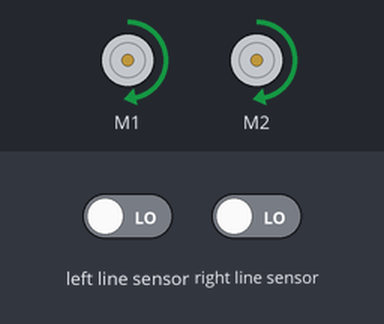
A program run on a simulated BBC micro:bit (MakeCode). Shown: 2 × DC motor (green arrow = forward, orange = backward, longer = faster). Inputs (shaded band) come from the test bench; at power-on: left line sensor LOW, right line sensor LOW.

Above: at 1.2 s.
1.3 s: left line sensor driven HIGH
At 1.46 s:
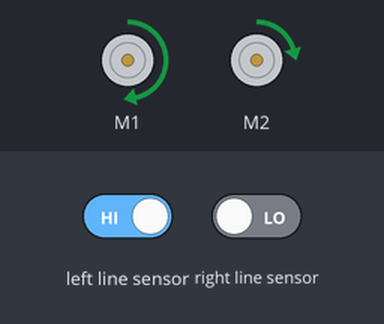
4.3 s: right line sensor driven HIGH
At 5.5 s:
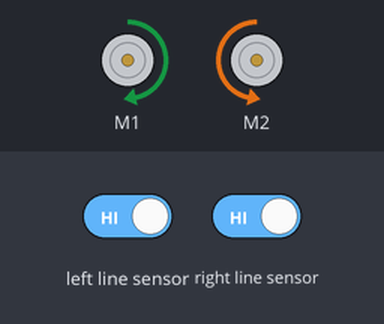
5.8 s: left line sensor driven LOW
At 5.96 s:
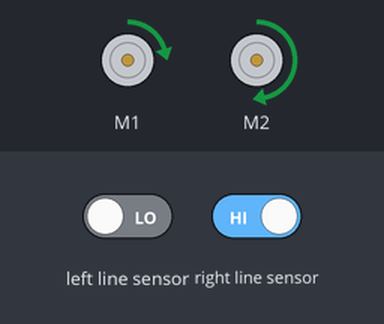
8.8 s: left line sensor driven HIGH
10.3 s: left line sensor driven LOW
At 10.46 s:
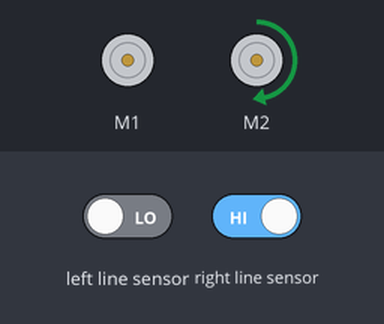
13.3 s: right line sensor driven LOW
Timing chart, 0 to 15.8 s (numbered marks = the images above; inputs shaded):
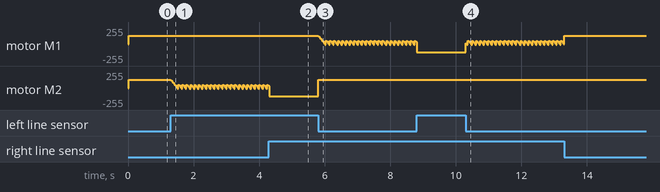

The program:

main.ts
```typescript
function motores () {
    maqueen.motorRun(maqueen.Motors.M1, maqueen.Dir.CW, potIZD)
    maqueen.motorRun(maqueen.Motors.M2, maqueen.Dir.CW, potDRC)
}
function frenada () {
    frenar = Crucero * (1 - control2 / 10)
}
function aceleracion () {
    acelerar = (126 - Crucero) / 10 * control2 + Crucero
}
let potIZD = 0
let potDRC = 0
let frenar = 0
let acelerar = 0
let Crucero = 0
let control2 = 0
let estado = 0
control2 = 0
Crucero = 126
acelerar = 0
frenar = 0
potDRC = Crucero
potIZD = Crucero
basic.forever(function () {
    if (maqueen.readPatrol(maqueen.Patrol.PatrolLeft) == 0 && maqueen.readPatrol(maqueen.Patrol.PatrolRight) == 0) {
        potDRC = Crucero
        potIZD = Crucero
        estado = 0
        control2 = 0
        motores()
    } else if (maqueen.readPatrol(maqueen.Patrol.PatrolLeft) == 0 && maqueen.readPatrol(maqueen.Patrol.PatrolRight) == 1) {
        if (estado == 1) {
            control2 += 1
        } else {
            control2 = 1
        }
        frenada()
        aceleracion()
        potDRC = acelerar
        potIZD = frenar
        estado = 1
        motores()
    } else if (maqueen.readPatrol(maqueen.Patrol.PatrolLeft) == 1 && maqueen.readPatrol(maqueen.Patrol.PatrolRight) == 0) {
        if (estado == 2) {
            control2 += 1
        } else {
            control2 = 1
        }
        frenada()
        aceleracion()
        potDRC = frenar
        potIZD = acelerar
        estado = 2
        motores()
    } else {
        if (estado == 0) {
            maqueen.motorRun(maqueen.Motors.M1, maqueen.Dir.CCW, Crucero)
            maqueen.motorRun(maqueen.Motors.M2, maqueen.Dir.CCW, Crucero)
        }
        if (estado == 1) {
            maqueen.motorRun(maqueen.Motors.M1, maqueen.Dir.CCW, Crucero)
            maqueen.motorRun(maqueen.Motors.M2, maqueen.Dir.CW, Crucero)
        }
        if (estado == 2) {
            maqueen.motorRun(maqueen.Motors.M1, maqueen.Dir.CW, Crucero)
            maqueen.motorRun(maqueen.Motors.M2, maqueen.Dir.CCW, Crucero)
        }
    }
    if (control2 > 10) {
        control2 = 5
    }
})
```

test.ts
```typescript
// aquí va el archivo "tests"; esto no se compilará cuando este paquete se utilice como una extensión.
```

Measured:
- after the input at 5.8 s, motor M2: backward 126/255 → forward 126/255 at once
- after the input at 10.3 s, motor M1: backward 126/255 → forward 13/255 at once, then repeats every 0.12 s: stopped 0.02 s, backward 13/255 0.02 s, forward 50/255 0.02 s, forward 38/255 0.02 s, forward 25/255 0.02 s, forward 13/255 0.02 s
